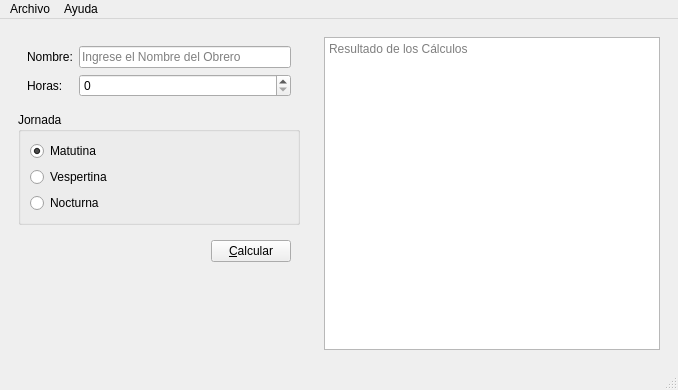
<?xml version="1.0" encoding="UTF-8"?>
<ui version="4.0">
 <class>Salarios</class>
 <widget class="QMainWindow" name="Salarios">
  <property name="geometry">
   <rect>
    <x>0</x>
    <y>0</y>
    <width>678</width>
    <height>390</height>
   </rect>
  </property>
  <property name="windowTitle">
   <string>Salarios</string>
  </property>
  <widget class="QWidget" name="centralwidget">
   <layout class="QHBoxLayout" name="horizontalLayout_3">
    <item>
     <widget class="QWidget" name="widget" native="true">
      <property name="minimumSize">
       <size>
        <width>250</width>
        <height>0</height>
       </size>
      </property>
      <property name="maximumSize">
       <size>
        <width>300</width>
        <height>16777215</height>
       </size>
      </property>
      <layout class="QVBoxLayout" name="verticalLayout_2">
       <item>
        <widget class="QWidget" name="widget_3" native="true">
         <layout class="QFormLayout" name="formLayout">
          <item row="0" column="0">
           <widget class="QLabel" name="inNombre">
            <property name="styleSheet">
             <string notr="true">
font: 16pt &quot;Storytime&quot;;</string>
            </property>
            <property name="text">
             <string>Nombre:</string>
            </property>
           </widget>
          </item>
          <item row="0" column="1">
           <widget class="QLineEdit" name="lineEdit">
            <property name="placeholderText">
             <string>Ingrese el Nombre del Obrero</string>
            </property>
           </widget>
          </item>
          <item row="1" column="0">
           <widget class="QLabel" name="inHoras">
            <property name="styleSheet">
             <string notr="true">font: 16pt &quot;Storytime&quot;;</string>
            </property>
            <property name="text">
             <string>Horas:</string>
            </property>
           </widget>
          </item>
          <item row="1" column="1">
           <widget class="QSpinBox" name="spinBox"/>
          </item>
         </layout>
        </widget>
       </item>
       <item>
        <widget class="QGroupBox" name="groupBox">
         <property name="styleSheet">
          <string notr="true">font: 16pt &quot;Storytime&quot;;</string>
         </property>
         <property name="title">
          <string>Jornada</string>
         </property>
         <layout class="QVBoxLayout" name="verticalLayout">
          <item>
           <widget class="QRadioButton" name="inMatutina">
            <property name="text">
             <string>Matutina</string>
            </property>
            <property name="checked">
             <bool>true</bool>
            </property>
           </widget>
          </item>
          <item>
           <widget class="QRadioButton" name="inVespertina">
            <property name="text">
             <string>Vespertina</string>
            </property>
           </widget>
          </item>
          <item>
           <widget class="QRadioButton" name="inNocturna">
            <property name="text">
             <string>Nocturna</string>
            </property>
           </widget>
          </item>
         </layout>
        </widget>
       </item>
       <item>
        <widget class="QWidget" name="widget_4" native="true">
         <layout class="QHBoxLayout" name="horizontalLayout">
          <item>
           <spacer name="horizontalSpacer">
            <property name="orientation">
             <enum>Qt::Horizontal</enum>
            </property>
            <property name="sizeHint" stdset="0">
             <size>
              <width>180</width>
              <height>20</height>
             </size>
            </property>
           </spacer>
          </item>
          <item>
           <widget class="QPushButton" name="BtnCalcular">
            <property name="styleSheet">
             <string notr="true">font: 800 10pt &quot;Rockwell Extra Bold&quot;;</string>
            </property>
            <property name="text">
             <string>&amp;Calcular</string>
            </property>
           </widget>
          </item>
         </layout>
        </widget>
       </item>
       <item>
        <spacer name="verticalSpacer">
         <property name="orientation">
          <enum>Qt::Vertical</enum>
         </property>
         <property name="sizeHint" stdset="0">
          <size>
           <width>18</width>
           <height>24</height>
          </size>
         </property>
        </spacer>
       </item>
      </layout>
     </widget>
    </item>
    <item>
     <widget class="QWidget" name="widget_2" native="true">
      <property name="minimumSize">
       <size>
        <width>300</width>
        <height>0</height>
       </size>
      </property>
      <layout class="QHBoxLayout" name="horizontalLayout_2">
       <item>
        <widget class="QPlainTextEdit" name="outDatos">
         <property name="readOnly">
          <bool>true</bool>
         </property>
         <property name="placeholderText">
          <string>Resultado de los Cálculos</string>
         </property>
        </widget>
       </item>
      </layout>
     </widget>
    </item>
   </layout>
  </widget>
  <widget class="QStatusBar" name="statusbar"/>
  <widget class="QMenuBar" name="menubar">
   <property name="geometry">
    <rect>
     <x>0</x>
     <y>0</y>
     <width>678</width>
     <height>22</height>
    </rect>
   </property>
   <widget class="QMenu" name="menuArchivo">
    <property name="title">
     <string>Archivo</string>
    </property>
    <addaction name="actionNuevo_2"/>
    <addaction name="actionAbrir"/>
    <addaction name="actionGuardar_3"/>
    <addaction name="action_Calcular_2"/>
    <addaction name="action_Salir_3"/>
   </widget>
   <widget class="QMenu" name="menuAyuda">
    <property name="title">
     <string>Ayuda</string>
    </property>
    <addaction name="separator"/>
    <addaction name="actionAcerca_de_Salarios"/>
   </widget>
   <addaction name="menuArchivo"/>
   <addaction name="menuAyuda"/>
  </widget>
  <action name="actionAcerca_de_Salarios">
   <property name="text">
    <string>Acerca de Salarios</string>
   </property>
  </action>
  <action name="actionCalculos">
   <property name="text">
    <string>Calculos</string>
   </property>
  </action>
  <action name="actionSalida">
   <property name="text">
    <string>Salida</string>
   </property>
  </action>
  <action name="actionNuevo">
   <property name="text">
    <string>Nuevo</string>
   </property>
  </action>
  <action name="actionGuardar">
   <property name="text">
    <string>Guardar</string>
   </property>
  </action>
  <action name="action_Salir">
   <property name="text">
    <string>&amp;Salir</string>
   </property>
  </action>
  <action name="action_Calcular">
   <property name="text">
    <string>&amp;Calcular</string>
   </property>
  </action>
  <action name="actionNuevo_2">
   <property name="text">
    <string>&amp;Nuevo</string>
   </property>
   <property name="shortcut">
    <string>CapsLock, CapsLock</string>
   </property>
  </action>
  <action name="actionAbrir">
   <property name="text">
    <string>A&amp;brir</string>
   </property>
  </action>
  <action name="actionGuardar_3">
   <property name="text">
    <string>&amp;Guardar</string>
   </property>
  </action>
  <action name="actionSalir">
   <property name="text">
    <string>Salir</string>
   </property>
  </action>
  <action name="action_Calcular_2">
   <property name="text">
    <string>&amp;Carcular</string>
   </property>
  </action>
  <action name="action_Salir_3">
   <property name="text">
    <string>&amp;Salir</string>
   </property>
  </action>
 </widget>
 <resources/>
 <connections/>
</ui>
